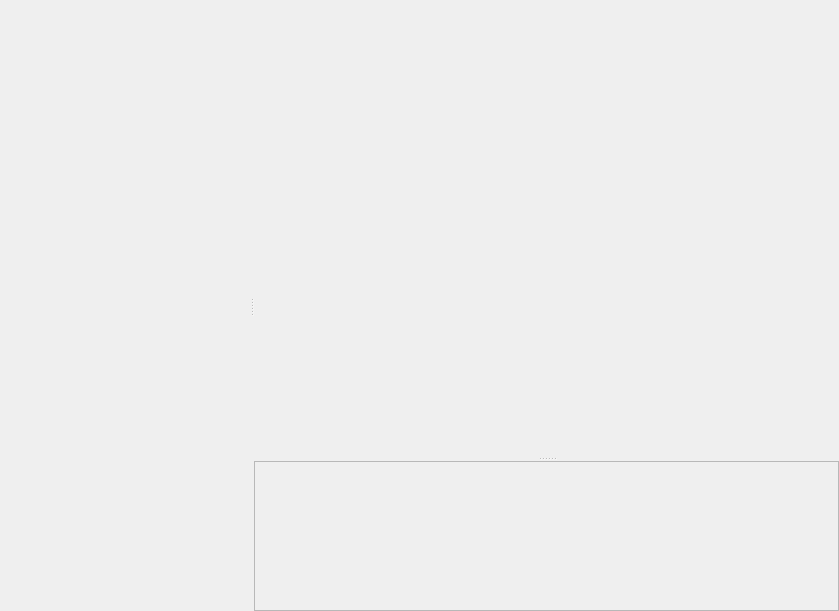
<?xml version="1.0" encoding="UTF-8"?>
<ui version="4.0">
 <class>Form</class>
 <widget class="QWidget" name="Form">
  <property name="geometry">
   <rect>
    <x>0</x>
    <y>0</y>
    <width>839</width>
    <height>611</height>
   </rect>
  </property>
  <property name="windowTitle">
   <string>Form</string>
  </property>
  <layout class="QHBoxLayout" name="horizontalLayout">
   <property name="spacing">
    <number>0</number>
   </property>
   <property name="margin">
    <number>0</number>
   </property>
   <item>
    <widget class="QSplitter" name="splitter_2">
     <property name="orientation">
      <enum>Qt::Horizontal</enum>
     </property>
     <widget class="QWidget" name="panelLeft" native="true">
      <property name="sizePolicy">
       <sizepolicy hsizetype="Preferred" vsizetype="Fixed">
        <horstretch>0</horstretch>
        <verstretch>0</verstretch>
       </sizepolicy>
      </property>
      <property name="minimumSize">
       <size>
        <width>0</width>
        <height>100</height>
       </size>
      </property>
      <layout class="QVBoxLayout" name="verticalLayout">
       <item>
        <widget class="QWidget" name="containerTree" native="true">
         <property name="sizePolicy">
          <sizepolicy hsizetype="Preferred" vsizetype="Minimum">
           <horstretch>0</horstretch>
           <verstretch>1</verstretch>
          </sizepolicy>
         </property>
         <property name="minimumSize">
          <size>
           <width>250</width>
           <height>100</height>
          </size>
         </property>
        </widget>
       </item>
       <item>
        <widget class="QScrollArea" name="scrollArea">
         <property name="sizePolicy">
          <sizepolicy hsizetype="Expanding" vsizetype="Expanding">
           <horstretch>0</horstretch>
           <verstretch>3</verstretch>
          </sizepolicy>
         </property>
         <property name="minimumSize">
          <size>
           <width>0</width>
           <height>300</height>
          </size>
         </property>
         <property name="frameShape">
          <enum>QFrame::NoFrame</enum>
         </property>
         <property name="lineWidth">
          <number>0</number>
         </property>
         <property name="horizontalScrollBarPolicy">
          <enum>Qt::ScrollBarAlwaysOff</enum>
         </property>
         <property name="widgetResizable">
          <bool>true</bool>
         </property>
         <property name="alignment">
          <set>Qt::AlignLeading|Qt::AlignLeft|Qt::AlignTop</set>
         </property>
         <widget class="QWidget" name="containerEditor">
          <property name="geometry">
           <rect>
            <x>0</x>
            <y>0</y>
            <width>250</width>
            <height>433</height>
           </rect>
          </property>
          <property name="sizePolicy">
           <sizepolicy hsizetype="Expanding" vsizetype="MinimumExpanding">
            <horstretch>0</horstretch>
            <verstretch>0</verstretch>
           </sizepolicy>
          </property>
         </widget>
        </widget>
       </item>
      </layout>
     </widget>
     <widget class="QSplitter" name="splitter">
      <property name="sizePolicy">
       <sizepolicy hsizetype="Preferred" vsizetype="Expanding">
        <horstretch>1</horstretch>
        <verstretch>0</verstretch>
       </sizepolicy>
      </property>
      <property name="orientation">
       <enum>Qt::Vertical</enum>
      </property>
      <widget class="QWidget" name="containerPreview" native="true">
       <property name="sizePolicy">
        <sizepolicy hsizetype="Preferred" vsizetype="Preferred">
         <horstretch>1</horstretch>
         <verstretch>1</verstretch>
        </sizepolicy>
       </property>
       <property name="minimumSize">
        <size>
         <width>0</width>
         <height>150</height>
        </size>
       </property>
      </widget>
      <widget class="QFrame" name="containerScript">
       <property name="sizePolicy">
        <sizepolicy hsizetype="Expanding" vsizetype="Preferred">
         <horstretch>0</horstretch>
         <verstretch>0</verstretch>
        </sizepolicy>
       </property>
       <property name="minimumSize">
        <size>
         <width>100</width>
         <height>150</height>
        </size>
       </property>
       <property name="frameShape">
        <enum>QFrame::StyledPanel</enum>
       </property>
       <property name="frameShadow">
        <enum>QFrame::Raised</enum>
       </property>
      </widget>
     </widget>
    </widget>
   </item>
  </layout>
 </widget>
 <resources/>
 <connections/>
</ui>
